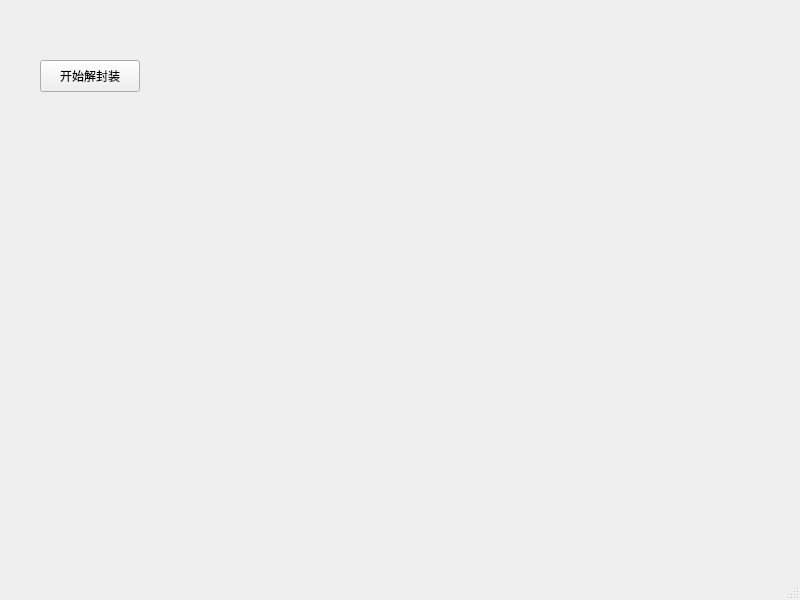
<?xml version="1.0" encoding="UTF-8"?>
<ui version="4.0">
 <class>MainWindow</class>
 <widget class="QMainWindow" name="MainWindow">
  <property name="geometry">
   <rect>
    <x>0</x>
    <y>0</y>
    <width>800</width>
    <height>600</height>
   </rect>
  </property>
  <property name="windowTitle">
   <string>MainWindow</string>
  </property>
  <widget class="QWidget" name="centralwidget">
   <widget class="QPushButton" name="pushButton">
    <property name="geometry">
     <rect>
      <x>40</x>
      <y>60</y>
      <width>100</width>
      <height>32</height>
     </rect>
    </property>
    <property name="text">
     <string>开始解封装</string>
    </property>
   </widget>
  </widget>
  <widget class="QMenuBar" name="menubar">
   <property name="geometry">
    <rect>
     <x>0</x>
     <y>0</y>
     <width>800</width>
     <height>37</height>
    </rect>
   </property>
  </widget>
  <widget class="QStatusBar" name="statusbar"/>
 </widget>
 <resources/>
 <connections/>
</ui>
